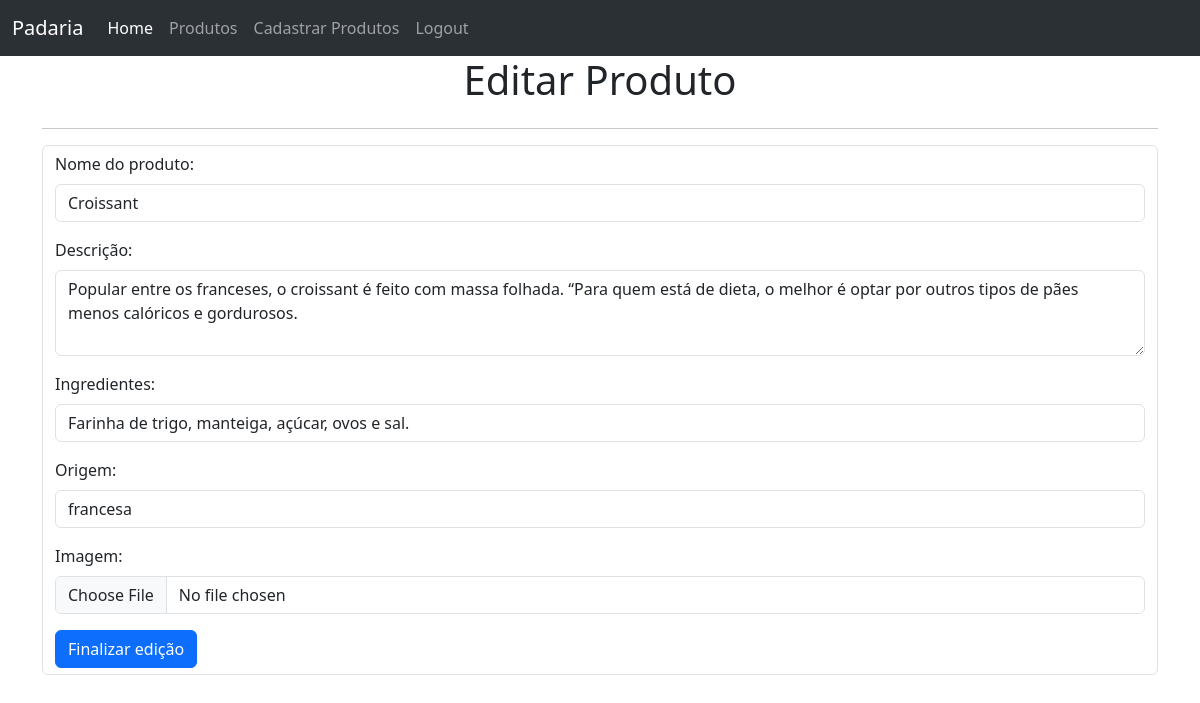
The page /editar_produtos/2 on the database its author committed.
### app.py (models this page shows, shortened)
class Product(db.Model):
     __tablename__ = 'produto'
     id = db.Column(db.Integer, primary_key=True)
     nome = db.Column(db.String(100), nullable=False) #aqui o nullable ta garantindo que não haja espaços em branco na coluna nome, ela precisa de um dado
     descricao = db.Column(db.String(500))
     ingredientes = db.Column(db.String(500))
     origem = db.Column(db.String(100))
     imagem = db.Column(db.String(100))

### app.py (the view)
@app.route("/editar_produtos/<int:id>", methods=["GET", "POST"])
@login_required
def editar_produtos(id):
     if request.method == "POST":
          dados_editados = request.form
          imagem = request.files['imagem']
          produto = db.session.execute(db.select(Product).filter(Product.id == id)).scalar()
          produto.nome = dados_editados["nome_produto"]
          produto.descricao = dados_editados["descricao"]
          produto.ingredientes = dados_editados["ingredientes"]
          produto.origem = dados_editados["origem"]
          db.session.commit()
          return redirect("/listar_produtos")
     else:
          produto_editado = db.session.execute(db.select(Product).filter(Product.id == id)).scalar()
          return render_template("editar_produto.html", produto=produto_editado)

### templates/editar_produto.html (shortened to what this page needs)
{% extends 'base.html' %}
{% block main %}
<div class="container">
    <div class="d-flex justify-content-center">
        <h1>Editar Produto</h1>
    </div>
    <hr>
    <form action="{{url_for('editar_produtos', id=produto.id)}}" class="form-control" enctype="multipart/form-data" method="post">
        <div class="mb-3">
            <label for="nome_produto" class="form-label">Nome do produto:</label>
            <input type="text" class="form-control" name="nome_produto" value="{{produto.nome}}" required>
          </div>
          <div class="mb-3">
            <label for="descricao" class="form-label">Descrição:</label>
            <textarea class="form-control" name="descricao" rows="3">{{produto.descricao}}</textarea>
          </div>
          <div class="mb-3">
            <label for="ingredientes" class="form-label">Ingredientes:</label>
            <input type="text" class="form-control" name="ingredientes" value="{{produto.ingredientes}}">
          </div>
          <div class="mb-3">
            <label for="origem" class="form-label">Origem:</label>
            <input type="text" class="form-control" name="origem" value="{{produto.origem}}">
          </div>
          <div class="mb-3">
            <label for="imagem" class="form-label">Imagem:</label>
            <input type="file" class="form-control" name="imagem">
          </div>
          <input class="btn btn-primary" type="submit" value="Finalizar edição">
    </form>
</div>
<br>
{% endblock %}

### rows shown on the page
Product: nome_produto "Croissant", descricao "Popular entre os franceses, o croissant é feito com massa folhada. “Para quem está de dieta, o melhor é optar por outros tipos de pães menos calóricos e gordurosos.", ingredientes "Farinha de trigo, manteiga, açúcar, ovos e sal.", origem "francesa"
